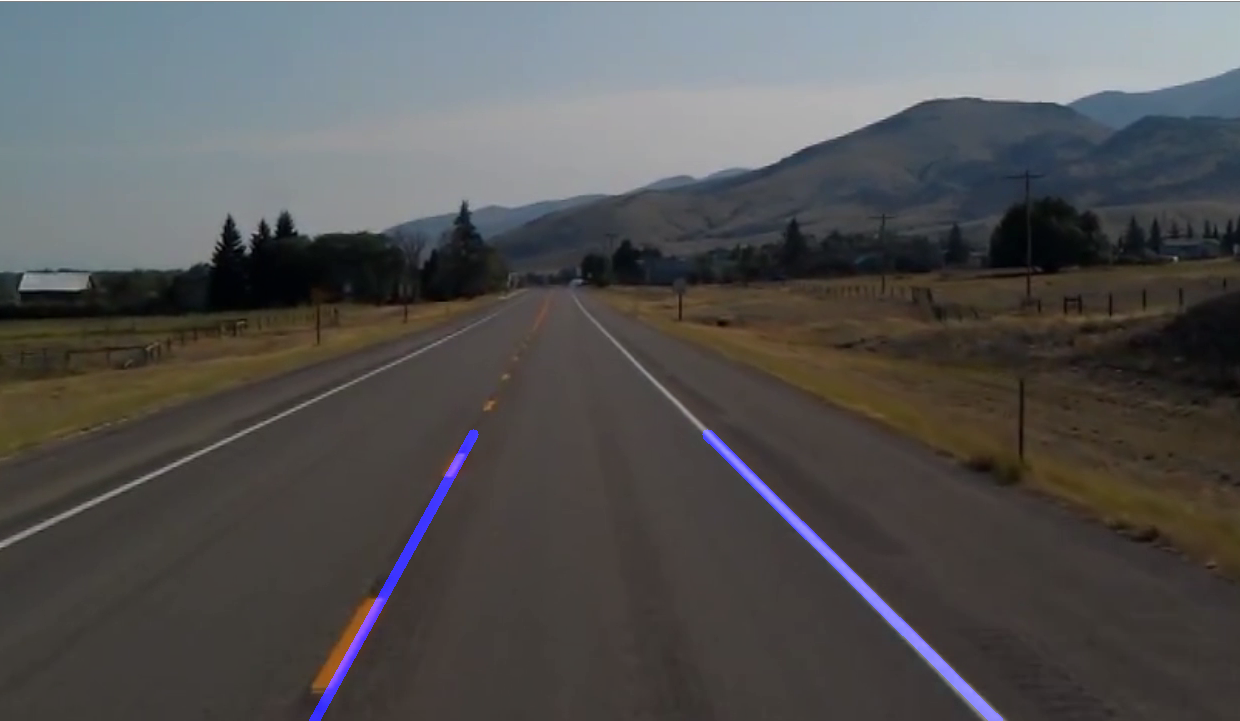
#> input picture lane_detection_image.png, 1240 x 721 px, given in place of test2.mp4, which was not available
$ python show_image_for_lane.py
#> lines starting #> are read from the running program, lines starting #| are printed output that depends on the picture; after the words box and inside, x2 and y2 are one past the last pixel; in counts of white or black regions, pixels touching at a corner belong together; pictures that were not available may be replaced by others from this repository, and a replacement may not be noted
import cv2
import numpy as np


def canny(image):
    gray_image = cv2.cvtColor(image, cv2.COLOR_RGB2GRAY)
    blur_image = cv2.GaussianBlur(gray_image, (5,5),0)
    canny_image = cv2.Canny(blur_image, 50, 150)
    return canny_image


def region_of_interest(image):
    height = image.shape[0]
    polygons = np.array([[(200, height), (1100, height), (550, 250)]])
    mask = np.zeros_like(image)
    cv2.fillPoly(mask, polygons, 255)
    masked_image = cv2.bitwise_and(image, mask)
    return masked_image

def display_lines(image,lines):
    line_image = np.zeros_like(image)
    if lines is not None:
        for x1,y1,x2,y2 in lines:
            cv2.line(line_image, (x1,y1), (x2,y2), (255,0,0), 10)
    return(line_image)


def make_coordinates(image, line_parameters):
    slope, intercept = line_parameters
    y1 = image.shape[0]
    y2 = int(y1*(3/5))
    x1 = int((y1-intercept)/slope)
    x2 = int((y2-intercept)/slope)
    return np.array([x1,y1,x2,y2])


def average_slope_intercept(image, lines):
    left_fit = []
    right_fit = []
    for line in lines:
      x1,y1,x2,y2  = line.reshape(4)
      parameters = np.polyfit((x1,x2),(y1,y2),1)
      slope = parameters[0]
      intercept = parameters[1]
      if slope< 0:
          left_fit.append((slope, intercept))
      else:
          right_fit.append((slope, intercept))

    if len(left_fit) and len(right_fit):
         left_fit_average = np.average(left_fit, axis = 0)
         right_fit_average = np.average(right_fit, axis = 0)
         left_line = make_coordinates(image, left_fit_average)
         right_line = make_coordinates(image, right_fit_average)
         averaged_lines = [left_line, right_line]
         return averaged_lines


# [12 lines of commented-out code are left out]

cap = cv2.VideoCapture("test2.mp4")
while(cap.isOpened()):
    _, frame = cap.read()
#> frame is the input picture: shape (721, 1240, 3); mean B, G, R 82.3, 82.3, 83.1
    canny_image = canny(frame)
#> in canny, `canny_image = cv2.Canny(blur_image, 50, 150)`:
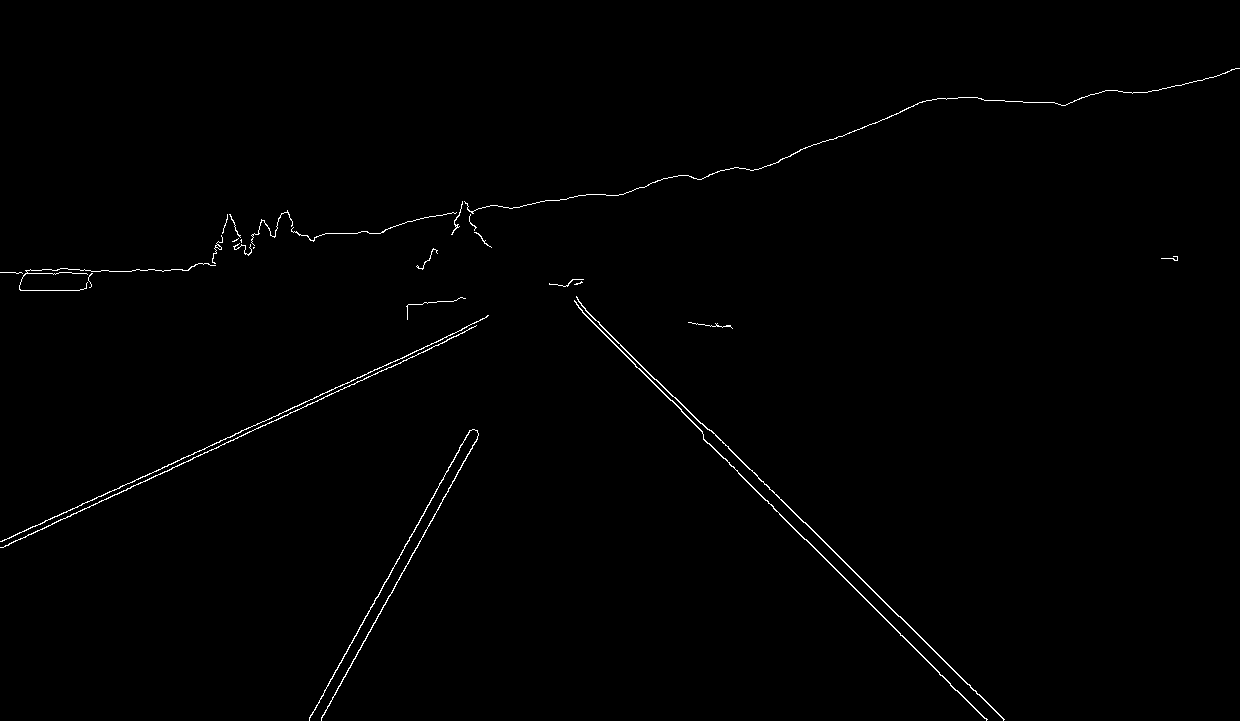
#> canny_image: shape (721, 1240); 0.66% white in thin lines or dots
    cropped_image = region_of_interest(canny_image)
#> in region_of_interest, `cv2.fillPoly(mask, polygons, 255)`:
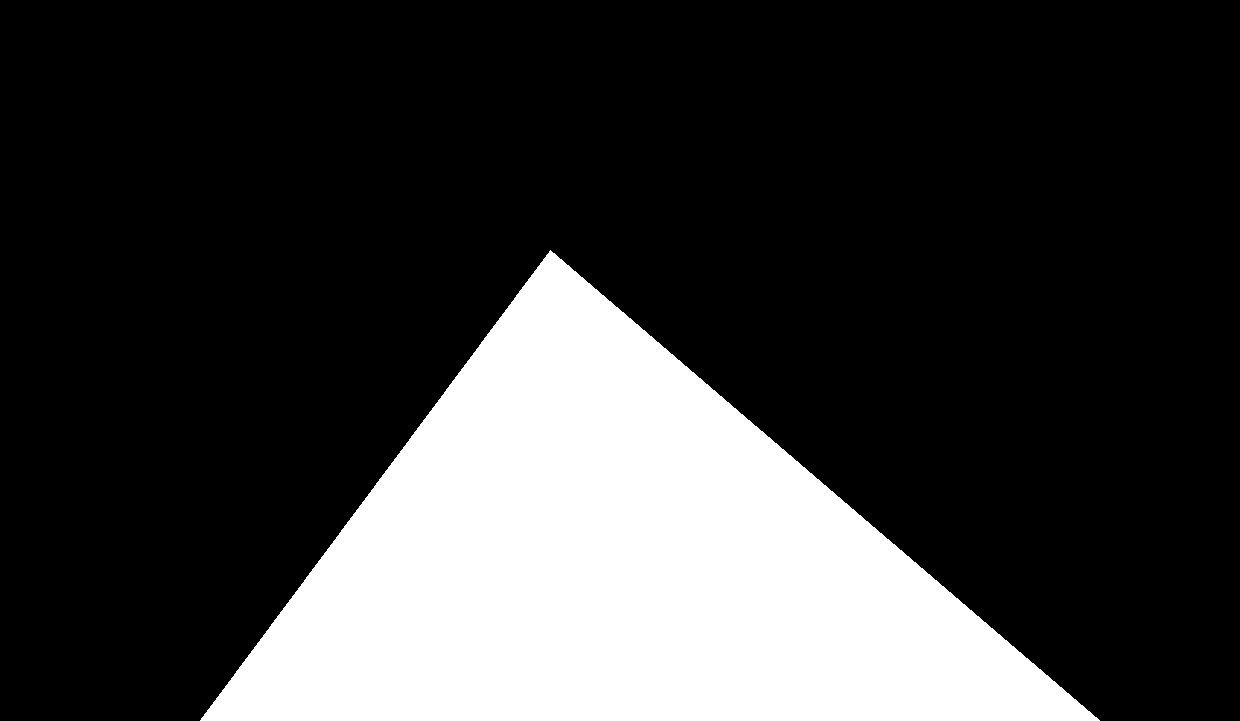
#> mask: shape (721, 1240); 23.7% white; 1 white region, box (x1, y1, x2, y2) and area: (200, 250, 1100, 721) 212225
#> in region_of_interest, `masked_image = cv2.bitwise_and(image, mask)`:
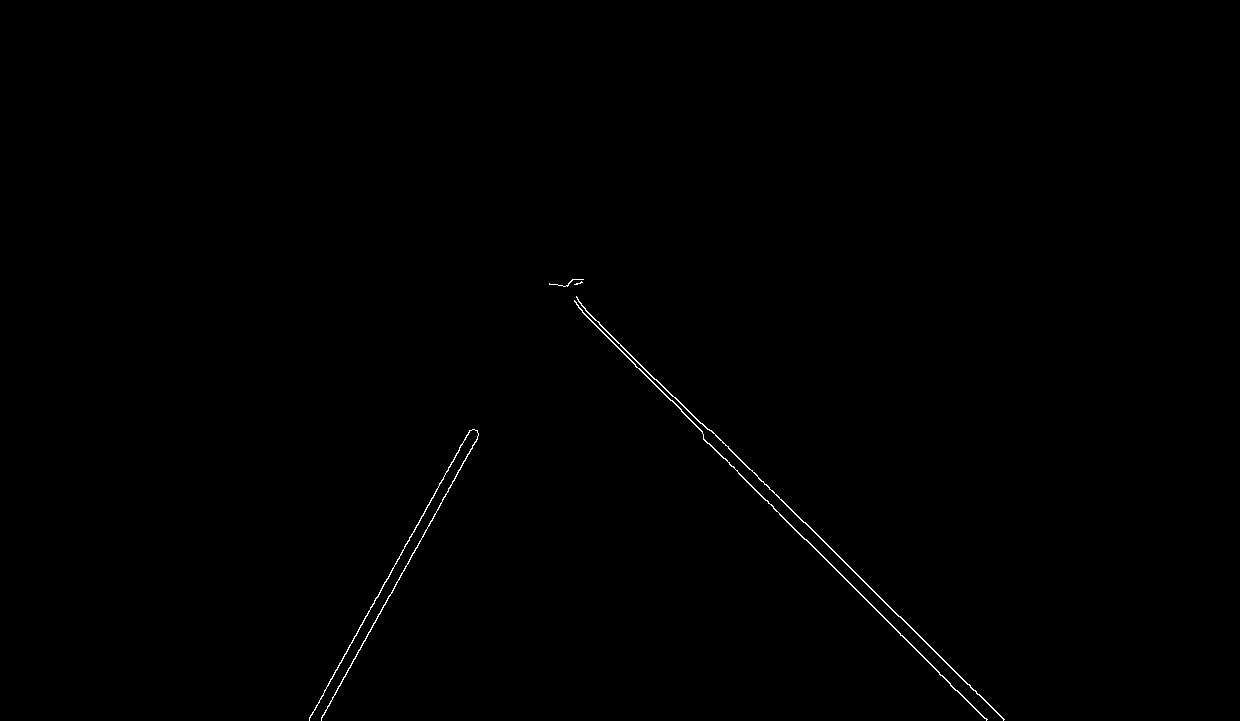
#> masked_image: shape (721, 1240); 0.29% white in thin lines or dots, all inside (x1, y1, x2, y2) = (309, 279, 1005, 721)
    lines = cv2.HoughLinesP(cropped_image, 2, np.pi/180, 100, np.array([]), minLineLength = 40, maxLineGap = 5)
#> lines = 14 rows, first 6: [851, 569, 937, 653], [703, 437, 986, 720], [702, 423, 796, 514], [943, 660, 1004, 719], [309, 719, 469, 430], [321, 720, 477, 437]
    averaged_lines = average_slope_intercept(frame, lines)
#> the loop in average_slope_intercept, `for line in lines:` made 14 passes
#> (x1, y1, x2, y2, slope, intercept) on passes 1 to 12: (851, 569, 937, 653, 0.977, -262.2), (703, 437, 986, 720, 1, -266), (702, 423, 796, 514, 0.968, -256.6), (943, 660, 1004, 719, 0.967, -252.1), (309, 719, 469, 430, -1.81, 1277.1), (321, 720, 477, 437, -1.81, 1302.3), (775, 494, 861, 578, 0.977, -263), (321, 717, 389, 595, -1.79, 1292.9), (656, 379, 700, 423, 1, -277), (578, 301, 618, 343, 1.05, -305.9), (587, 317, 644, 373, 0.982, -259.7), (647, 377, 702, 431, 0.982, -258.2)
#> after the loop in average_slope_intercept, `for line in lines:`: left_fit = [(-1.81, 1277.1), (-1.81, 1302.3), (-1.79, 1292.9), (-1.8, 1274.1)]; right_fit = [(0.977, -262.2), (1, -266), (0.968, -256.6), (0.967, -252.1), (0.977, -263), (1, -277), (1.05, -305.9), (0.982, -259.7), (0.982, -258.2), (0.977, -261.8)]
#> in average_slope_intercept, `left_fit_average = np.average(left_fit, axis = 0)`: left_fit_average = [-1.8, 1286.6]
#> in average_slope_intercept, `right_fit_average = np.average(right_fit, axis = 0)`: right_fit_average = [0.988, -266.2]
#> in make_coordinates, `slope, intercept = line_parameters`: slope = -1.8; intercept = 1286.6
#> in make_coordinates, `x1 = int((y1-intercept)/slope)`: x1 = 313
#> in make_coordinates, `x2 = int((y2-intercept)/slope)`: x2 = 474
#> in average_slope_intercept, `left_line = make_coordinates(image, left_fit_average)`: left_line = [313, 721, 474, 432]
#> in average_slope_intercept, `right_line = make_coordinates(image, right_fit_average)`: right_line = [999, 721, 706, 432]
#> in average_slope_intercept, `averaged_lines = [left_line, right_line]`: averaged_lines = [[313, 721, 474, 432], [999, 721, 706, 432]]
#> averaged_lines = [[313, 721, 474, 432], [999, 721, 706, 432]]
    line_image = display_lines(frame,averaged_lines)
#> the loop in display_lines, `for x1,y1,x2,y2 in lines:` made 2 passes
    combo_image = cv2.addWeighted(frame, 0.8, line_image, 1, 1 )
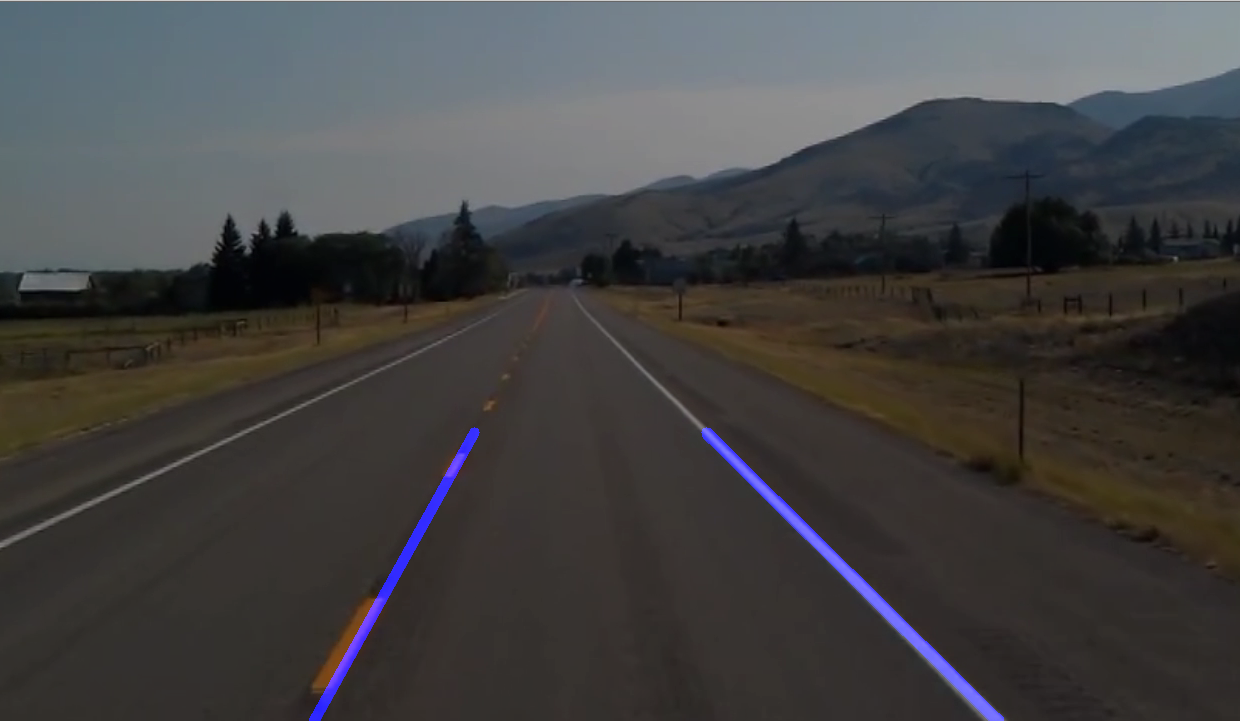
#> combo_image: shape (721, 1240, 3); mean B, G, R 67.4, 66.8, 67.5
    cv2.imshow("result", combo_image)

    if cv2.waitKey(1) & 0xFF == ord('k'):
#> (key Esc is pressed here)
        break
cap.release()
cv2.destroyAllWindows()
